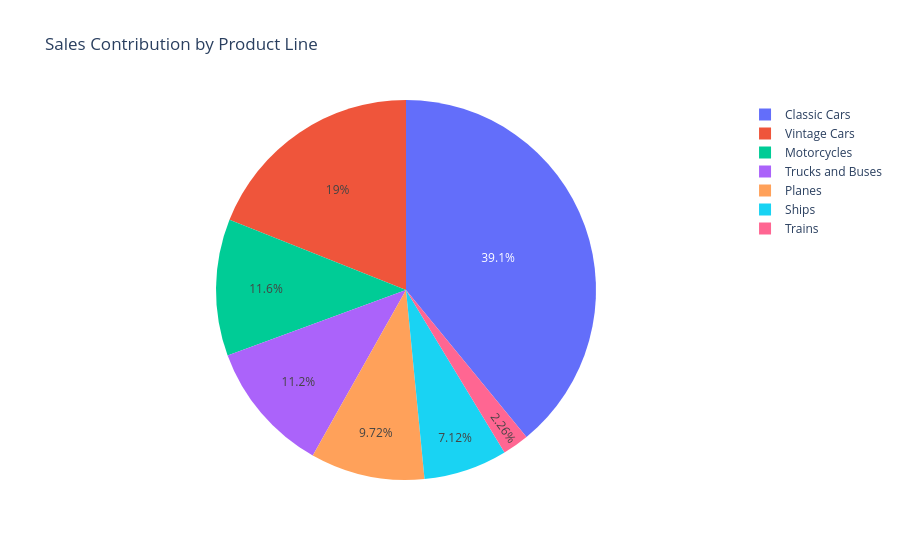

The cell this chart's notebook holds for it:
### Code cell
#Product share
fig = px.pie(
    product_sales,
    values="SALES",
    names="PRODUCTLINE",
    title="Sales Contribution by Product Line"
)

fig.show()

### Figure 1 — Plotly figure (JSON) as saved in the notebook; plotly's stock layout.template omitted (floating-point values rounded to 4 significant figures)
{"data": [{"domain": {"x": [0, 1], "y": [0, 1]}, "hovertemplate": "PRODUCTLINE=%{label}<br>SALES=%{value}<extra></extra>", "labels": ["Classic Cars", "Motorcycles", "Planes", "Ships", "Trains", "Trucks and Buses", "Vintage Cars"], "legendgroup": "", "name": "", "showlegend": true, "type": "pie", "values": [3920000.0, 1166000.0, 975000.0, 714400.0, 226200.0, 1128000.0, 1903000.0]}], "layout": {"legend": {"tracegroupgap": 0}, "title": {"text": "Sales Contribution by Product Line"}}}
